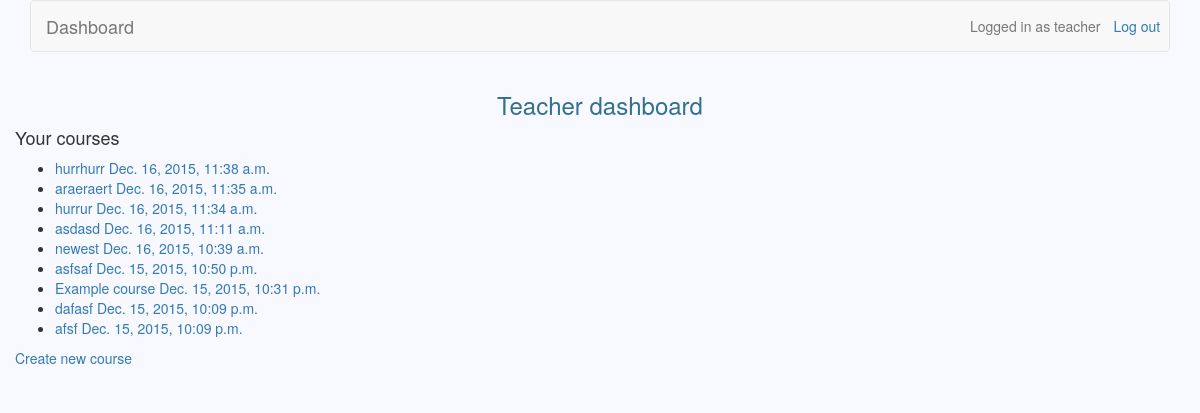
The page /teachers/ (signed in) on the database as committed earlier.
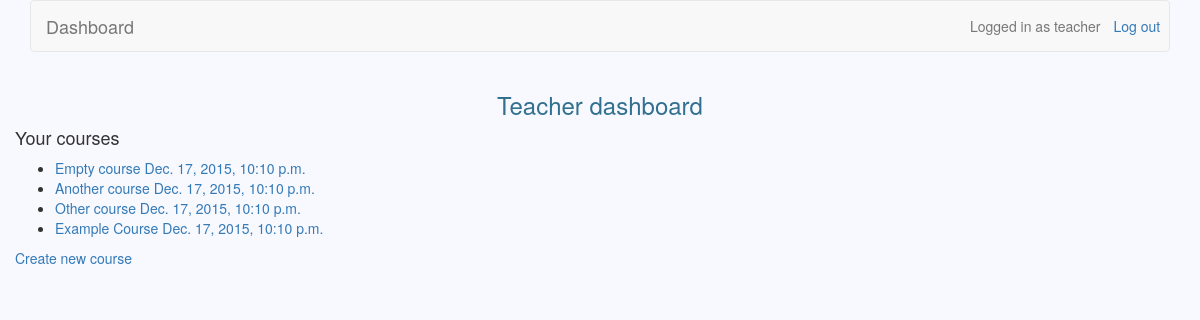
The same page on the database as committed later.
### users/models.py (models this page shows, shortened)
class User(AbstractBaseUser):
	username = models.CharField(max_length=30, unique=True, db_index=True)
	email = models.EmailField(max_length=30)
	is_teacher = models.BooleanField(default=False)
	date_joined = models.DateTimeField(default=datetime.now)
	is_active = models.BooleanField(default=True)
	USERNAME_FIELD = 'username'
	objects = UserManager()

### teachers/models.py (models this page shows)
class Course(models.Model):
	owner = models.CharField(max_length=30)
	name = models.CharField(max_length=30, unique=True, db_index=True)
	description = models.TextField(blank=True)
	created = models.DateTimeField(default=datetime.now)
	participants = models.ManyToManyField(settings.AUTH_USER_MODEL, blank=True, through='Participation')

### teachers/views.py (the view)
@user_passes_test(teacher_check)
def dashboard(request):
	courses = Course.objects.filter(owner=request.user).order_by('-created')
	return render_to_response('teacher_dashboard.html', {'courses': courses}, context_instance=RequestContext(request))

### teachers/views.py (called while the page is built)
def teacher_check(user):
    return user.is_teacher

### teachers/templates/teacher_dashboard.html
{% extends 'base.html' %}
{% block header_text %}
	{% if messages %}
	    {% for message in messages %}
	    	{{ message }}
	    {% endfor %}
	{% else %}
		Teacher dashboard
	{% endif %}
{% endblock %}
{% block dashboard %}
	<h4>Your courses</h4>
	<ul>
	    {% for course in courses %}
	        <li><a href="/teachers/{{ course.id }}">{{ course.name }} {{ course.created }}</a></li>
	    {% endfor %}
	</ul>
	<a href="/teachers/create">Create new course</a>
{% endblock %}

### templates/base.html (shortened to what this page needs)
{% load staticfiles %}
<!DOCTYPE html>
<html>
    <head>
        <link href="/static/bootstrap/css/bootstrap.min.css" rel="stylesheet">
        <link href="/static/base.css" rel="stylesheet">
	</head>
    <body>
        <div class="container">
            <nav class="navbar navbar-default" role="navigation">
                {% if user.is_active %}
                    {% if user.is_teacher %}
                        <a class="navbar-brand" href="/teachers">Dashboard</a>
                    {% else %}
                        <a class="navbar-brand" href="/students">Dashboard</a>
                    {% endif %}
                    <a class="btn navbar-btn navbar-right" id="id_logout" href="{% url 'logout' %}">Log out</a>
                    <span class="navbar-text navbar-right">Logged in as {{ user.username }}</span>
                {% else %}
                    <a class="navbar-brand" href="/">Django-LMS</a>
                    <a class="btn navbar-btn navbar-right" id="id_login" href="{% url 'login' %}">Log in</a>
                    <a class="btn navbar-btn navbar-right" id="id_signup" href="{% url 'signup' %}">Sign up</a>
                {% endif %}
            </nav>
            <div class="row" jumbotron>
                <h3 class='text-info text-center'>{% block header_text %}{% endblock %}</h3>
                {% block dashboard %}{% endblock %}
                <form class="form-horizontal col-md-6 col-md-offset-5" action="{% block form_action %}{% endblock %}"
                      method='POST'>
                    <div class="form-group col-xs-4">
                    </div>
                </form>
                </div>
            </div>
            <div class="row" jumbotron>
                <div class="text-center">
                    <div class="col-md-6 col-md-offset-3" >
                    </div>
                </div>
            </div>
    </body>
</html>

### django-lms/static/base.css (style rules this page uses)
body { background-color: #F8F8FF; }
#id_login, #id_logout { padding-right: 2%; }

Rows that differ between the two databases and show on the page:
removed Course: name "hurrhurr", created "Dec. 16, 2015, 11:38 a.m."
removed Course: name "araeraert", created "Dec. 16, 2015, 11:35 a.m."
removed Course: name "hurrur", created "Dec. 16, 2015, 11:34 a.m."
removed Course: name "asdasd", created "Dec. 16, 2015, 11:11 a.m."
removed Course: name "newest", created "Dec. 16, 2015, 10:39 a.m."
removed Course: name "asfsaf", created "Dec. 15, 2015, 10:50 p.m."
removed Course: name "Example course", created "Dec. 15, 2015, 10:31 p.m."
removed Course: name "dafasf", created "Dec. 15, 2015, 10:09 p.m."
removed Course: name "afsf", created "Dec. 15, 2015, 10:09 p.m."
added Course: name "Empty course", created "Dec. 17, 2015, 10:10 p.m."
added Course: name "Another course", created "Dec. 17, 2015, 10:10 p.m."
added Course: name "Other course", created "Dec. 17, 2015, 10:10 p.m."
added Course: name "Example Course", created "Dec. 17, 2015, 10:10 p.m."
